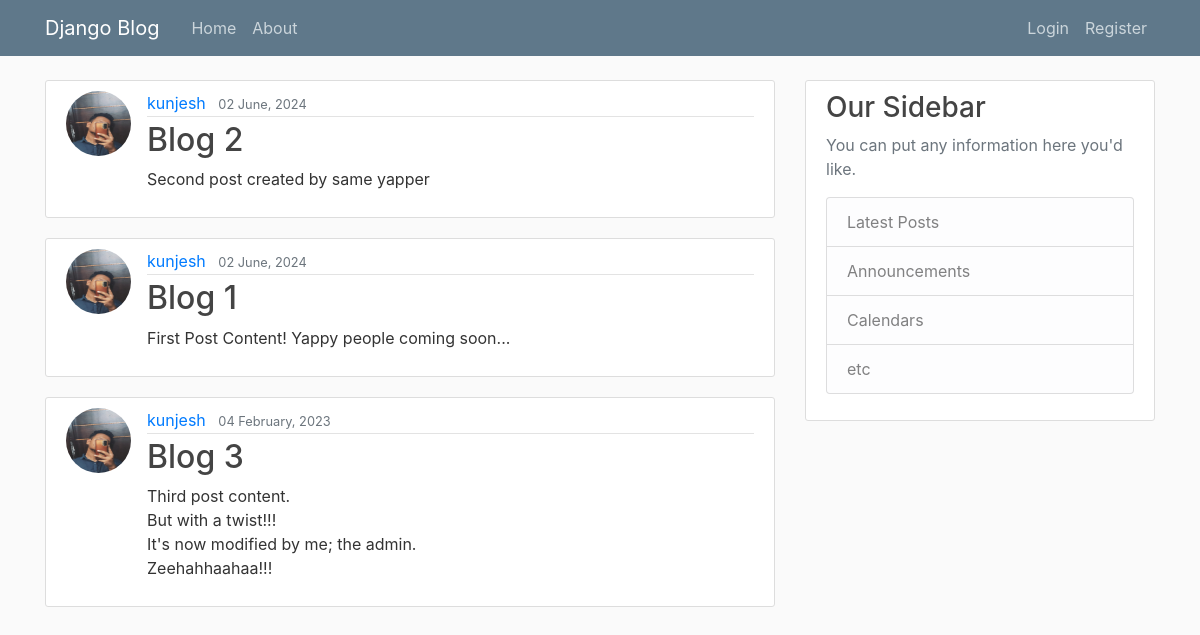
The page /blog/ on the database as committed earlier.
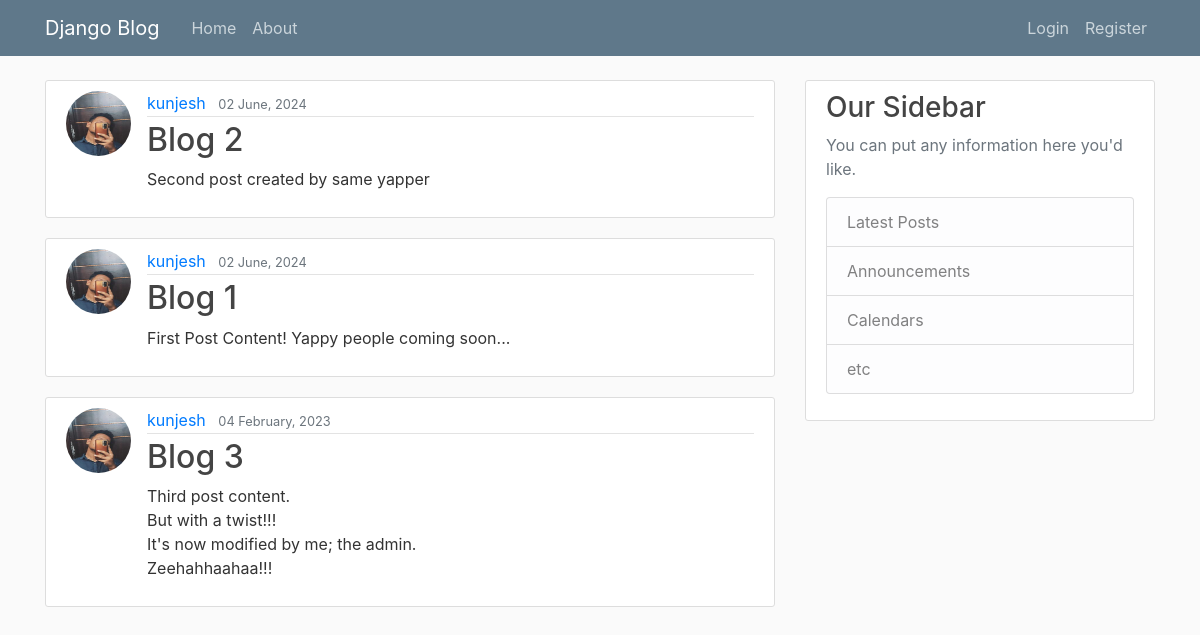
The same page on the database as committed later.
### blog/models.py (models this page shows, shortened)
class Post(models.Model):
    title = models.CharField(max_length=100)
    content = models.TextField()
    date_posted = models.DateTimeField(default=timezone.now)
    author = models.ForeignKey(User, on_delete=models.CASCADE)

### users/models.py (models this page shows, shortened)
class Profile(models.Model):
    user = models.OneToOneField(User, on_delete=models.CASCADE)
    image = models.ImageField(default='default.jpg', upload_to='profile_pics')

### blog/views.py (the view)
# urls.py: path('', PostListView.as_view(), name='blog-home'),
class PostListView(ListView):
    model = Post
    template_name = 'blog/home.html' # <app>/<model>_<viewtype>.html
    context_object_name = 'posts'
    ordering = ['-date_posted']

### blog/templates/blog/home.html
{% extends "blog/base.html" %}
{% block content %}
    {% for post in posts %}
        <article class="media content-section">
          <img class="rounded-circle article-img" src="{{ post.author.profile.image.url }}">
          <div class="media-body">
            <div class="article-metadata">
              <a class="mr-2" href="{% url 'profile'%}">{{ post.author }}</a>
              <small class="text-muted">{{ post.date_posted|date:"d F, Y" }}</small>
            </div>
            <h2><a class="article-title" href="{% url 'post-detail' post.id %}">{{ post.title }}</a></h2>
            <p class="article-content">{{ post.content }}</p>
          </div>
        </article>
    {% endfor %}
{% endblock content %}

Rows that differ between the two databases and show on the page:
changed through a linked row, Post "Blog 2": author.profile.image: a different picture
changed through a linked row, Post "Blog 1": author.profile.image: a different picture
changed through a linked row, Post "Blog 3": author.profile.image: a different picture
